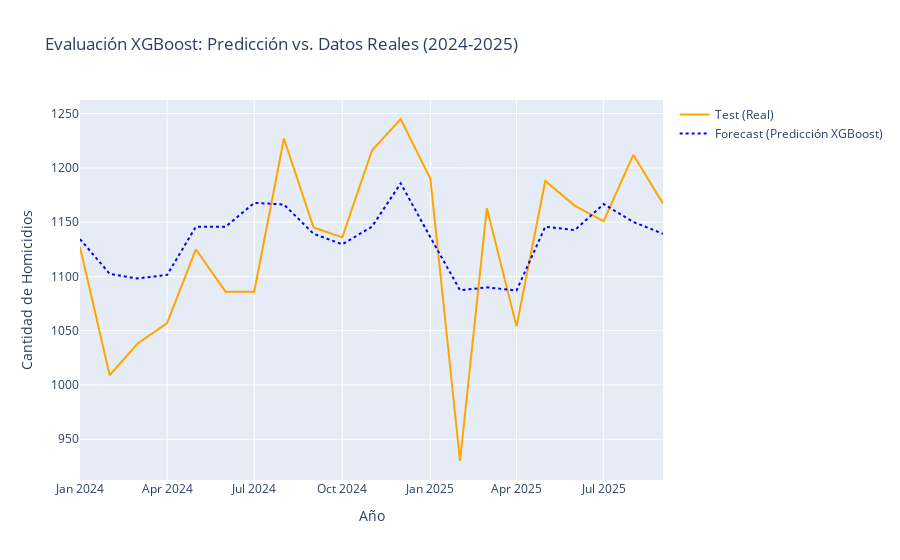

Source (notebook cell):
### Code cell
import xgboost as xgb
from sklearn.metrics import mean_absolute_error, mean_absolute_percentage_error, mean_squared_error
import numpy as np
import plotly.graph_objects as go
import warnings

warnings.filterwarnings("ignore")

print("--- FASE 1.5 - PASO 2: Entrenamiento y Evaluación de XGBoost ---")

# --- 1. Definir X (features) e y (target) ---
# X son todas las columnas MENOS 'CANTIDAD'
X = df_ml.drop('CANTIDAD', axis=1) 
# y es SOLO la columna 'CANTIDAD'
y = df_ml['CANTIDAD']

# --- 2. División Cronológica (¡IGUAL que con SARIMA!) ---
split_date = '2024-01-01'
# Creamos máscaras de booleanos para las fechas
train_mask = X.index < split_date
test_mask = X.index >= split_date

# Aplicamos las máscaras
X_train, X_test = X[train_mask], X[test_mask]
y_train, y_test = y[train_mask], y[test_mask]

print(f"Meses para Entrenamiento (Train): {len(X_train)}")
print(f"Meses para Prueba (Test):      {len(X_test)}")

# --- 3. Crear y Entrenar el Modelo XGBoost ---
# XGBRegressor es para problemas de regresión (predecir un número)
# n_estimators=1000 -> 1000 "árboles" de decisión
# learning_rate=0.01 -> Tasa de aprendizaje pequeña
# early_stopping_rounds=50 -> Si no mejora en 50 árboles, se detiene
print("\nEntrenando modelo XGBoost...")
model_xgb = xgb.XGBRegressor(
    objective='reg:squarederror', # Objetivo: minimizar el error cuadrático
    n_estimators=1000,
    learning_rate=0.01,
    early_stopping_rounds=50,
    random_state=42
)

# El 'eval_set' es clave para el early stopping
# El modelo se "mirará" en el set de prueba (X_test) para saber cuándo parar
model_xgb.fit(
    X_train, y_train,
    eval_set=[(X_train, y_train), (X_test, y_test)],
    verbose=False # Poner 'True' si quieres ver el log de entrenamiento
)
print("¡Modelo XGBoost entrenado!")

# --- 4. Generar Predicciones ---
forecast_xgb = model_xgb.predict(X_test)

# Convertimos el forecast a una Serie de Pandas con el índice correcto
forecast_xgb_series = pd.Series(forecast_xgb, index=y_test.index)

# --- 5. Calcular Métricas de Error ---
print("\n--- Evaluación del Modelo (XGBoost) ---")
mae_xgb = mean_absolute_error(y_test, forecast_xgb_series)
mape_xgb = mean_absolute_percentage_error(y_test, forecast_xgb_series)
rmse_xgb = np.sqrt(mean_squared_error(y_test, forecast_xgb_series))

print(f"MAE (Error Absoluto Medio):   {mae_xgb:.2f} homicidios")
print(f"RMSE (Raíz del Error Cuadr.): {rmse_xgb:.2f} homicidios")
print(f"MAPE (Error % Absoluto Medio): {mape_xgb*100:.2f} %")

# --- 6. Visualizar los Resultados ---
print("\n--- Gráfico de Predicción XGBoost vs. Real (2024-2025) ---")

fig = go.Figure()

# Datos Reales de Prueba (Test)
fig.add_trace(go.Scatter(
    x=y_test.index, 
    y=y_test, 
    mode='lines', 
    name='Test (Real)',
    line=dict(color='orange')
))

# Predicción (Forecast) de XGBoost
fig.add_trace(go.Scatter(
    x=forecast_xgb_series.index, 
    y=forecast_xgb_series, 
    mode='lines', 
    name='Forecast (Predicción XGBoost)',
    line=dict(color='blue', dash='dot')
))

fig.update_layout(
    title='Evaluación XGBoost: Predicción vs. Datos Reales (2024-2025)',
    xaxis_title='Año',
    yaxis_title='Cantidad de Homicidios',
    hovermode="x unified"
)
fig.show()

### Figure 1 — Plotly figure (JSON) as saved in the notebook; plotly's stock layout.template omitted (floating-point values rounded to 4 significant figures)
{"data": [{"line": {"color": "orange"}, "mode": "lines", "name": "Test (Real)", "type": "scatter", "x": ["2024-01-01T00:00:00.000000000", "2024-02-01T00:00:00.000000000", "2024-03-01T00:00:00.000000000", "2024-04-01T00:00:00.000000000", "2024-05-01T00:00:00.000000000", "2024-06-01T00:00:00.000000000", "2024-07-01T00:00:00.000000000", "2024-08-01T00:00:00.000000000", "2024-09-01T00:00:00.000000000", "2024-10-01T00:00:00.000000000", "2024-11-01T00:00:00.000000000", "2024-12-01T00:00:00.000000000", "2025-01-01T00:00:00.000000000", "2025-02-01T00:00:00.000000000", "2025-03-01T00:00:00.000000000", "2025-04-01T00:00:00.000000000", "2025-05-01T00:00:00.000000000", "2025-06-01T00:00:00.000000000", "2025-07-01T00:00:00.000000000", "2025-08-01T00:00:00.000000000", "2025-09-01T00:00:00.000000000"], "y": [1127, 1009, 1038, 1057, 1125, 1086, 1086, 1227, 1145, 1136, 1216, 1245, 1190, 930, 1163, 1054, 1188, 1165, 1151, 1212, 1167]}, {"line": {"color": "blue", "dash": "dot"}, "mode": "lines", "name": "Forecast (Predicción XGBoost)", "type": "scatter", "x": ["2024-01-01T00:00:00.000000000", "2024-02-01T00:00:00.000000000", "2024-03-01T00:00:00.000000000", "2024-04-01T00:00:00.000000000", "2024-05-01T00:00:00.000000000", "2024-06-01T00:00:00.000000000", "2024-07-01T00:00:00.000000000", "2024-08-01T00:00:00.000000000", "2024-09-01T00:00:00.000000000", "2024-10-01T00:00:00.000000000", "2024-11-01T00:00:00.000000000", "2024-12-01T00:00:00.000000000", "2025-01-01T00:00:00.000000000", "2025-02-01T00:00:00.000000000", "2025-03-01T00:00:00.000000000", "2025-04-01T00:00:00.000000000", "2025-05-01T00:00:00.000000000", "2025-06-01T00:00:00.000000000", "2025-07-01T00:00:00.000000000", "2025-08-01T00:00:00.000000000", "2025-09-01T00:00:00.000000000"], "y": [1134.0, 1102.0, 1098.0, 1101.0, 1146.0, 1146.0, 1168.0, 1166.0, 1139.0, 1130.0, 1146.0, 1186.0, 1136.0, 1087.0, 1090.0, 1087.0, 1146.0, 1143.0, 1167.0, 1150.0, 1139.0]}], "layout": {"hovermode": "x unified", "title": {"text": "Evaluación XGBoost: Predicción vs. Datos Reales (2024-2025)"}, "xaxis": {"title": {"text": "Año"}}, "yaxis": {"title": {"text": "Cantidad de Homicidios"}}}}
